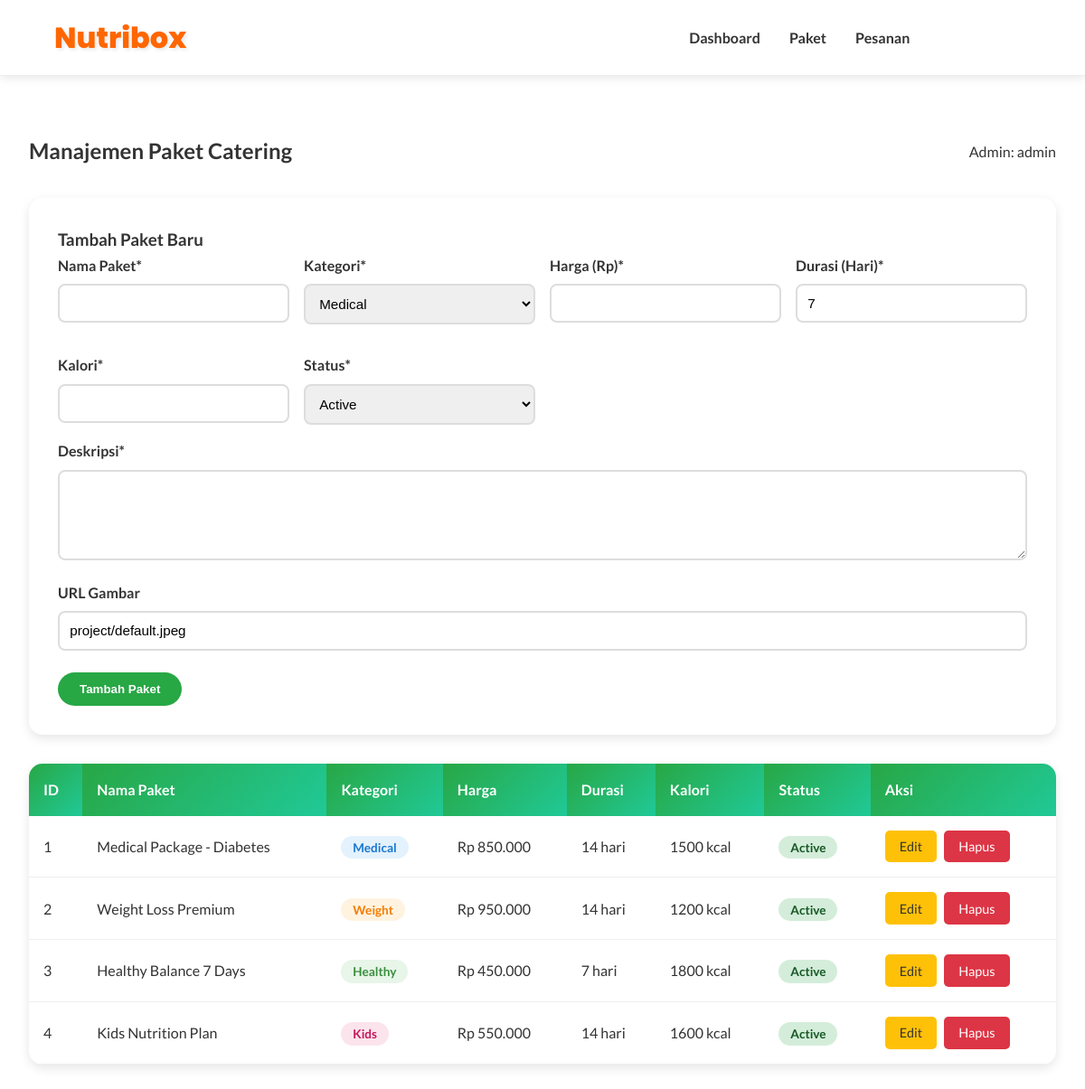
Page /manage_paket.php (signed in) on the committed database.
### tables this page shows
CREATE TABLE paket_catering (
    id INT(11) PRIMARY KEY AUTO_INCREMENT,
    nama_paket VARCHAR(100) NOT NULL,
    kategori ENUM('medical', 'weight', 'healthy', 'kids') NOT NULL,
    deskripsi TEXT,
    harga DECIMAL(10,2) NOT NULL,
    durasi INT(11) DEFAULT 7 COMMENT 'Durasi dalam hari',
    kalori INT(11),
    status ENUM('active', 'inactive') DEFAULT 'active',
    gambar VARCHAR(255),
    created_at TIMESTAMP DEFAULT CURRENT_TIMESTAMP,
    updated_at TIMESTAMP DEFAULT CURRENT_TIMESTAMP ON UPDATE CURRENT_TIMESTAMP
);

### manage_paket.php (the view, shortened to what this page needs)
<?php
require_once 'koneksi.php';
$username = $_SESSION['username'];
$edit_data = null;
$paket_list = mysqli_query($conn, "SELECT * FROM paket_catering ORDER BY created_at DESC");
?>
<!DOCTYPE html>
<html lang="id">
<head>
    <link rel="stylesheet" href="style.css">
</head>
<body>
    <header>
        <div class="container">
            <h1>Nutribox</h1>
            <nav>
                <ul>
                    <li><a href="dashboard.php">Dashboard</a></li>
                    <li><a href="manage_paket.php">Paket</a></li>
                    <li><a href="manage_pesanan.php">Pesanan</a></li>
                    <li><a href="logout.php" class="btn-logout">Logout</a></li>
                </ul>
            </nav>
        </div>
    </header>
    <div class="crud-container">
        <div class="crud-header">
            <h2>Manajemen Paket Catering</h2>
            <span>Admin: <?php echo htmlspecialchars($username); ?></span>
        </div>
        <div class="form-container">
            <h3><?php echo $edit_data ? 'Edit Paket' : 'Tambah Paket Baru'; ?></h3>
            <form method="POST" action="">
                <div class="form-grid">
                    <div class="form-group">
                        <label>Nama Paket*</label>
                        <input type="text" name="nama_paket" value="<?php echo $edit_data['nama_paket'] ?? ''; ?>" required>
                    </div>
                    <div class="form-group">
                        <label>Kategori*</label>
                        <select name="kategori" required>
                            <option value="medical" <?php echo ($edit_data['kategori'] ?? '') == 'medical' ? 'selected' : ''; ?>>Medical</option>
                        </select>
                    </div>
                    <div class="form-group">
                        <label>Harga (Rp)*</label>
                        <input type="number" name="harga" value="<?php echo $edit_data['harga'] ?? ''; ?>" step="1000" required>
                    </div>
                    <div class="form-group">
                        <label>Durasi (Hari)*</label>
                        <input type="number" name="durasi" value="<?php echo $edit_data['durasi'] ?? 7; ?>" required>
                    </div>
                    <div class="form-group">
                        <label>Kalori*</label>
                        <input type="number" name="kalori" value="<?php echo $edit_data['kalori'] ?? ''; ?>" required>
                    </div>
                    <div class="form-group">
                        <label>Status*</label>
                        <select name="status" required>
                            <option value="active" <?php echo ($edit_data['status'] ?? 'active') == 'active' ? 'selected' : ''; ?>>Active</option>
                        </select>
                    </div>
                </div>
                <div class="form-group">
                    <label>Deskripsi*</label>
                    <textarea name="deskripsi" required><?php echo $edit_data['deskripsi'] ?? ''; ?></textarea>
                </div>
                <div class="form-group">
                    <label>URL Gambar</label>
                    <input type="text" name="gambar" value="<?php echo $edit_data['gambar'] ?? 'project/default.jpeg'; ?>">
                </div>
                <div style="display: flex; gap: 1rem; margin-top: 1.5rem;">
                    <button type="submit" class="btn btn-primary">
                        <?php echo $edit_data ? 'Update Paket' : 'Tambah Paket'; ?>
                    </button>
                </div>
            </form>
        </div>
        <div class="table-container">
            <table>
                <thead>
                    <tr>
                        <th>ID</th>
                        <th>Nama Paket</th>
                        <th>Kategori</th>
                        <th>Harga</th>
                        <th>Durasi</th>
                        <th>Kalori</th>
                        <th>Status</th>
                        <th>Aksi</th>
                    </tr>
                </thead>
                <tbody>
                    <?php while ($row = mysqli_fetch_assoc($paket_list)): ?>
                    <tr>
                        <td><?php echo $row['id']; ?></td>
                        <td><?php echo htmlspecialchars($row['nama_paket']); ?></td>
                        <td>
                            <span class="badge badge-<?php echo $row['kategori']; ?>">
                                <?php echo ucfirst($row['kategori']); ?>
                            </span>
                        </td>
                        <td>Rp <?php echo number_format($row['harga'], 0, ',', '.'); ?></td>
                        <td><?php echo $row['durasi']; ?> hari</td>
                        <td><?php echo $row['kalori']; ?> kcal</td>
                        <td>
                            <span class="badge badge-<?php echo $row['status']; ?>">
                                <?php echo ucfirst($row['status']); ?>
                            </span>
                        </td>
                        <td>
                            <div class="action-buttons">
                                <a href="?edit=<?php echo $row['id']; ?>" class="btn-small btn-edit">Edit</a>
                                <a href="?delete=<?php echo $row['id']; ?>"
                                   class="btn-small btn-delete"
                                   onclick="return confirm('Yakin ingin menghapus paket ini?')">Hapus</a>
                            </div>
                        </td>
                    </tr>
                    <?php endwhile; ?>
                </tbody>
            </table>
        </div>
    </div>
</body>
</html>

### style.css (style rules this page uses)
* { margin: 0; padding: 0; box-sizing: border-box; }
body { font-family: 'Lato', sans-serif; line-height: 1.6; color: #333; }
.container { width: 90%; max-width: 1200px; margin: auto; }
.btn { display: inline-block; padding: 0.7rem 1.5rem; border-radius: 50px; font-weight: 600; transition: 0.3s ease; text-decoration: none; cursor: pointer; border: none; }
.btn-primary { background: #28a745; color: #fff; }
header { background: #fff; border-bottom: 1px solid #eee; padding: 1rem 0; position: sticky; top: 0; z-index: 100; box-shadow: 0 2px 10px rgba(0,0,0,0.1); }
header .container { display: flex; justify-content: space-between; align-items: center; }
header h1 { font-family: 'Poppins', sans-serif; font-weight: 800; font-size: 2rem; color: #ff6600; text-shadow: 2px 2px 4px rgba(0,0,0,0.1); }
nav ul { list-style: none; display: flex; gap: 2rem; }
nav a { color: #333; font-weight: 600; text-decoration: none; position: relative; transition: all 0.3s ease; padding: 0.5rem 0; }
nav a::after { content: ""; position: absolute; left: 0; bottom: -4px; width: 0; height: 3px; background: linear-gradient(45deg, #ff6600, #ff8c42); border-radius: 2px; transition: width 0.3s ease; }
.form-group { margin-bottom: 1.5rem; }
.form-group label { display: block; margin-bottom: 0.5rem; color: #333; font-weight: 600; }
.form-group input { width: 100%; padding: 0.8rem; border: 2px solid #ddd; border-radius: 10px; font-size: 1rem; transition: all 0.3s ease; outline: none; }
.btn-logout { background: rgba(255,255,255,0.2); color: white; padding: 0.6rem 1.5rem; border: 2px solid white; border-radius: 25px; text-decoration: none; font-weight: 600; transition: all 0.3s ease; }

### manage_paket.php (style rules this page uses)
.crud-container { max-width: 1200px; margin: 2rem auto; padding: 2rem; }
.crud-header { display: flex; justify-content: space-between; align-items: center; margin-bottom: 2rem; }
.form-container { background: white; padding: 2rem; border-radius: 15px; box-shadow: 0 4px 12px rgba(0,0,0,0.1); margin-bottom: 2rem; }
.form-grid { display: grid; grid-template-columns: repeat(auto-fit, minmax(250px, 1fr)); gap: 1rem; }
.form-group { margin-bottom: 1rem; }
.form-group label { display: block; margin-bottom: 0.5rem; font-weight: 600; color: #333; }
.form-group input, .form-group select, .form-group textarea { width: 100%; padding: 0.7rem; border: 2px solid #ddd; border-radius: 8px; font-size: 0.95rem; }
.form-group textarea { min-height: 100px; resize: vertical; }
.table-container { background: white; border-radius: 15px; box-shadow: 0 4px 12px rgba(0,0,0,0.1); overflow: hidden; }
table { width: 100%; border-collapse: collapse; }
th { background: linear-gradient(135deg, #28a745, #20c997); color: white; padding: 1rem; text-align: left; font-weight: 600; }
td { padding: 1rem; border-bottom: 1px solid #eee; }
.action-buttons { display: flex; gap: 0.5rem; }
.btn-small { padding: 0.4rem 1rem; font-size: 0.9rem; border-radius: 5px; text-decoration: none; display: inline-block; }
.btn-edit { background: #ffc107; color: #333; }
.btn-delete { background: #dc3545; color: white; }
.badge { padding: 0.3rem 0.8rem; border-radius: 20px; font-size: 0.85rem; font-weight: 600; }
.badge-medical { background: #e3f2fd; color: #1976d2; }
.badge-weight { background: #fff3e0; color: #f57c00; }
.badge-healthy { background: #e8f5e9; color: #388e3c; }
.badge-kids { background: #fce4ec; color: #c2185b; }
.badge-active { background: #d4edda; color: #155724; }

### rows in the picture
paket_catering: id "1", nama_paket "Medical Package - Diabetes", kategori "Medical", harga "850.000", durasi "14", kalori "1500", status "Active"
paket_catering: id "2", nama_paket "Weight Loss Premium", kategori "Weight", harga "950.000", durasi "14", kalori "1200", status "Active"
paket_catering: id "3", nama_paket "Healthy Balance 7 Days", kategori "Healthy", harga "450.000", durasi "7", kalori "1800", status "Active"
paket_catering: id "4", nama_paket "Kids Nutrition Plan", kategori "Kids", harga "550.000", durasi "14", kalori "1600", status "Active"

### other values in the picture
$username "admin"
